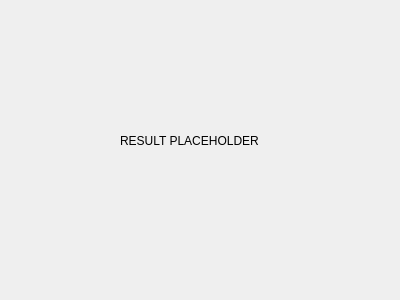
<?xml version="1.0" encoding="UTF-8"?>
<ui version="4.0">
 <class>resultpage</class>
 <widget class="QWidget" name="resultpage">
  <property name="geometry">
   <rect>
    <x>0</x>
    <y>0</y>
    <width>400</width>
    <height>300</height>
   </rect>
  </property>
  <property name="windowTitle">
   <string>Form</string>
  </property>
  <widget class="QLabel" name="label">
   <property name="geometry">
    <rect>
     <x>120</x>
     <y>130</y>
     <width>161</width>
     <height>21</height>
    </rect>
   </property>
   <property name="text">
    <string>RESULT PLACEHOLDER</string>
   </property>
  </widget>
 </widget>
 <resources/>
 <connections/>
</ui>
